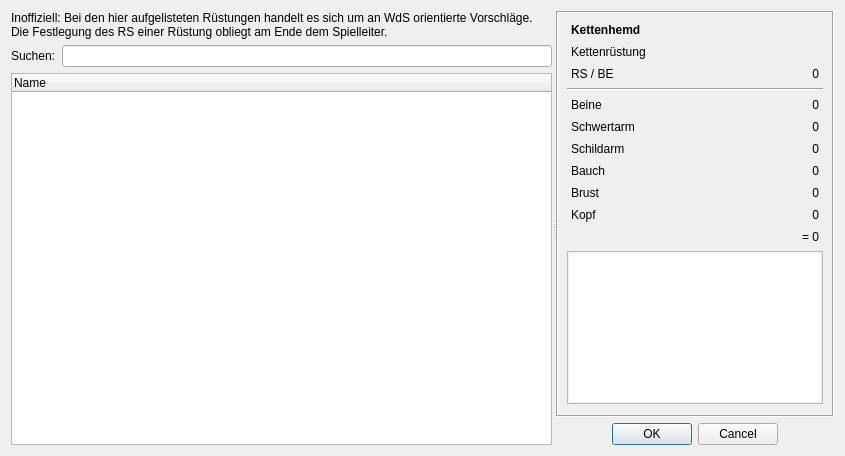
<?xml version="1.0" encoding="UTF-8"?>
<ui version="4.0">
 <class>Dialog</class>
 <widget class="QDialog" name="Dialog">
  <property name="windowModality">
   <enum>Qt::ApplicationModal</enum>
  </property>
  <property name="geometry">
   <rect>
    <x>0</x>
    <y>0</y>
    <width>845</width>
    <height>456</height>
   </rect>
  </property>
  <property name="windowTitle">
   <string>Sephrasto - Rüstung wählen...</string>
  </property>
  <layout class="QGridLayout" name="gridLayout_2">
   <item row="0" column="0">
    <widget class="QSplitter" name="splitter">
     <property name="orientation">
      <enum>Qt::Horizontal</enum>
     </property>
     <widget class="QWidget" name="verticalLayout_2" native="true">
      <property name="sizePolicy">
       <sizepolicy hsizetype="Preferred" vsizetype="Preferred">
        <horstretch>1</horstretch>
        <verstretch>0</verstretch>
       </sizepolicy>
      </property>
      <layout class="QVBoxLayout" name="verticalLayout2">
       <item>
        <widget class="QLabel" name="label">
         <property name="inputMethodHints">
          <set>Qt::ImhNone</set>
         </property>
         <property name="text">
          <string>Inoffiziell: Bei den hier aufgelisteten Rüstungen handelt es sich um an WdS orientierte Vorschläge. Die Festlegung des RS einer Rüstung obliegt am Ende dem Spielleiter.</string>
         </property>
         <property name="wordWrap">
          <bool>true</bool>
         </property>
        </widget>
       </item>
       <item>
        <layout class="QHBoxLayout" name="filterLayout">
         <item>
          <widget class="QLabel" name="labelFilter">
           <property name="text">
            <string>Suchen:</string>
           </property>
          </widget>
         </item>
         <item>
          <widget class="QLineEdit" name="nameFilterEdit"/>
         </item>
        </layout>
       </item>
       <item>
        <widget class="QTreeWidget" name="treeArmors">
         <property name="sizePolicy">
          <sizepolicy hsizetype="Expanding" vsizetype="Expanding">
           <horstretch>0</horstretch>
           <verstretch>0</verstretch>
          </sizepolicy>
         </property>
         <property name="editTriggers">
          <set>QAbstractItemView::NoEditTriggers</set>
         </property>
         <property name="showDropIndicator" stdset="0">
          <bool>false</bool>
         </property>
         <property name="alternatingRowColors">
          <bool>true</bool>
         </property>
         <property name="sortingEnabled">
          <bool>false</bool>
         </property>
         <property name="allColumnsShowFocus">
          <bool>true</bool>
         </property>
         <attribute name="headerVisible">
          <bool>true</bool>
         </attribute>
         <attribute name="headerCascadingSectionResizes">
          <bool>false</bool>
         </attribute>
         <attribute name="headerDefaultSectionSize">
          <number>150</number>
         </attribute>
         <attribute name="headerStretchLastSection">
          <bool>true</bool>
         </attribute>
         <column>
          <property name="text">
           <string>Name</string>
          </property>
         </column>
        </widget>
       </item>
      </layout>
     </widget>
     <widget class="QWidget" name="layoutWidget">
      <layout class="QVBoxLayout" name="verticalLayout">
       <property name="sizeConstraint">
        <enum>QLayout::SetDefaultConstraint</enum>
       </property>
       <item>
        <widget class="QScrollArea" name="scrollArea">
         <property name="minimumSize">
          <size>
           <width>220</width>
           <height>0</height>
          </size>
         </property>
         <property name="font">
          <font>
           <weight>50</weight>
           <bold>false</bold>
          </font>
         </property>
         <property name="styleSheet">
          <string notr="true">padding: 1px</string>
         </property>
         <property name="frameShape">
          <enum>QFrame::Box</enum>
         </property>
         <property name="widgetResizable">
          <bool>true</bool>
         </property>
         <widget class="QWidget" name="scrollAreaWidgetContents">
          <property name="geometry">
           <rect>
            <x>0</x>
            <y>0</y>
            <width>278</width>
            <height>393</height>
           </rect>
          </property>
          <layout class="QGridLayout" name="gridLayout">
           <item row="12" column="1">
            <widget class="QLabel" name="lblKopf">
             <property name="text">
              <string>0</string>
             </property>
             <property name="alignment">
              <set>Qt::AlignRight|Qt::AlignTrailing|Qt::AlignVCenter</set>
             </property>
            </widget>
           </item>
           <item row="11" column="0">
            <widget class="QLabel" name="lblBrustL">
             <property name="text">
              <string>Brust</string>
             </property>
            </widget>
           </item>
           <item row="7" column="1">
            <widget class="QLabel" name="lblBeine">
             <property name="text">
              <string>0</string>
             </property>
             <property name="alignment">
              <set>Qt::AlignRight|Qt::AlignTrailing|Qt::AlignVCenter</set>
             </property>
            </widget>
           </item>
           <item row="10" column="0">
            <widget class="QLabel" name="lblBauchL">
             <property name="text">
              <string>Bauch</string>
             </property>
            </widget>
           </item>
           <item row="16" column="1">
            <spacer name="verticalSpacer">
             <property name="orientation">
              <enum>Qt::Vertical</enum>
             </property>
             <property name="sizeHint" stdset="0">
              <size>
               <width>20</width>
               <height>40</height>
              </size>
             </property>
            </spacer>
           </item>
           <item row="9" column="1">
            <widget class="QLabel" name="lblSchild">
             <property name="text">
              <string>0</string>
             </property>
             <property name="alignment">
              <set>Qt::AlignRight|Qt::AlignTrailing|Qt::AlignVCenter</set>
             </property>
            </widget>
           </item>
           <item row="0" column="0" colspan="2">
            <widget class="QLabel" name="lblName">
             <property name="font">
              <font>
               <weight>75</weight>
               <bold>true</bold>
              </font>
             </property>
             <property name="text">
              <string>Kettenhemd</string>
             </property>
            </widget>
           </item>
           <item row="1" column="0" colspan="2">
            <widget class="QLabel" name="lblTyp">
             <property name="text">
              <string>Kettenrüstung</string>
             </property>
            </widget>
           </item>
           <item row="10" column="1">
            <widget class="QLabel" name="lblBauch">
             <property name="text">
              <string>0</string>
             </property>
             <property name="alignment">
              <set>Qt::AlignRight|Qt::AlignTrailing|Qt::AlignVCenter</set>
             </property>
            </widget>
           </item>
           <item row="12" column="0">
            <widget class="QLabel" name="lblKopfL">
             <property name="text">
              <string>Kopf</string>
             </property>
            </widget>
           </item>
           <item row="5" column="0" colspan="2">
            <widget class="Line" name="line">
             <property name="orientation">
              <enum>Qt::Horizontal</enum>
             </property>
            </widget>
           </item>
           <item row="14" column="1">
            <widget class="QLabel" name="lblZRS">
             <property name="text">
              <string>= 0</string>
             </property>
             <property name="alignment">
              <set>Qt::AlignRight|Qt::AlignTrailing|Qt::AlignVCenter</set>
             </property>
            </widget>
           </item>
           <item row="3" column="0">
            <widget class="QLabel" name="label_5">
             <property name="text">
              <string>RS / BE</string>
             </property>
            </widget>
           </item>
           <item row="11" column="1">
            <widget class="QLabel" name="lblBrust">
             <property name="text">
              <string>0</string>
             </property>
             <property name="alignment">
              <set>Qt::AlignRight|Qt::AlignTrailing|Qt::AlignVCenter</set>
             </property>
            </widget>
           </item>
           <item row="9" column="0">
            <widget class="QLabel" name="lblSchildL">
             <property name="text">
              <string>Schildarm</string>
             </property>
            </widget>
           </item>
           <item row="7" column="0">
            <widget class="QLabel" name="lblBeineL">
             <property name="font">
              <font>
               <weight>50</weight>
               <bold>false</bold>
              </font>
             </property>
             <property name="text">
              <string>Beine</string>
             </property>
            </widget>
           </item>
           <item row="8" column="1">
            <widget class="QLabel" name="lblSchwert">
             <property name="text">
              <string>0</string>
             </property>
             <property name="alignment">
              <set>Qt::AlignRight|Qt::AlignTrailing|Qt::AlignVCenter</set>
             </property>
            </widget>
           </item>
           <item row="8" column="0">
            <widget class="QLabel" name="lblSchwertL">
             <property name="text">
              <string>Schwertarm</string>
             </property>
            </widget>
           </item>
           <item row="3" column="1">
            <widget class="QLabel" name="lblRS">
             <property name="text">
              <string>0</string>
             </property>
             <property name="alignment">
              <set>Qt::AlignRight|Qt::AlignTrailing|Qt::AlignVCenter</set>
             </property>
            </widget>
           </item>
           <item row="15" column="0" colspan="2">
            <widget class="QPlainTextEdit" name="teBeschreibung">
             <property name="readOnly">
              <bool>true</bool>
             </property>
            </widget>
           </item>
          </layout>
         </widget>
        </widget>
       </item>
       <item>
        <widget class="QDialogButtonBox" name="buttonBox">
         <property name="orientation">
          <enum>Qt::Horizontal</enum>
         </property>
         <property name="standardButtons">
          <set>QDialogButtonBox::Cancel|QDialogButtonBox::Ok</set>
         </property>
         <property name="centerButtons">
          <bool>true</bool>
         </property>
        </widget>
       </item>
      </layout>
     </widget>
    </widget>
   </item>
  </layout>
 </widget>
 <tabstops>
  <tabstop>nameFilterEdit</tabstop>
  <tabstop>treeArmors</tabstop>
  <tabstop>scrollArea</tabstop>
 </tabstops>
 <resources/>
 <connections>
  <connection>
   <sender>buttonBox</sender>
   <signal>accepted()</signal>
   <receiver>Dialog</receiver>
   <slot>accept()</slot>
   <hints>
    <hint type="sourcelabel">
     <x>248</x>
     <y>254</y>
    </hint>
    <hint type="destinationlabel">
     <x>157</x>
     <y>274</y>
    </hint>
   </hints>
  </connection>
  <connection>
   <sender>buttonBox</sender>
   <signal>rejected()</signal>
   <receiver>Dialog</receiver>
   <slot>reject()</slot>
   <hints>
    <hint type="sourcelabel">
     <x>316</x>
     <y>260</y>
    </hint>
    <hint type="destinationlabel">
     <x>286</x>
     <y>274</y>
    </hint>
   </hints>
  </connection>
 </connections>
</ui>
